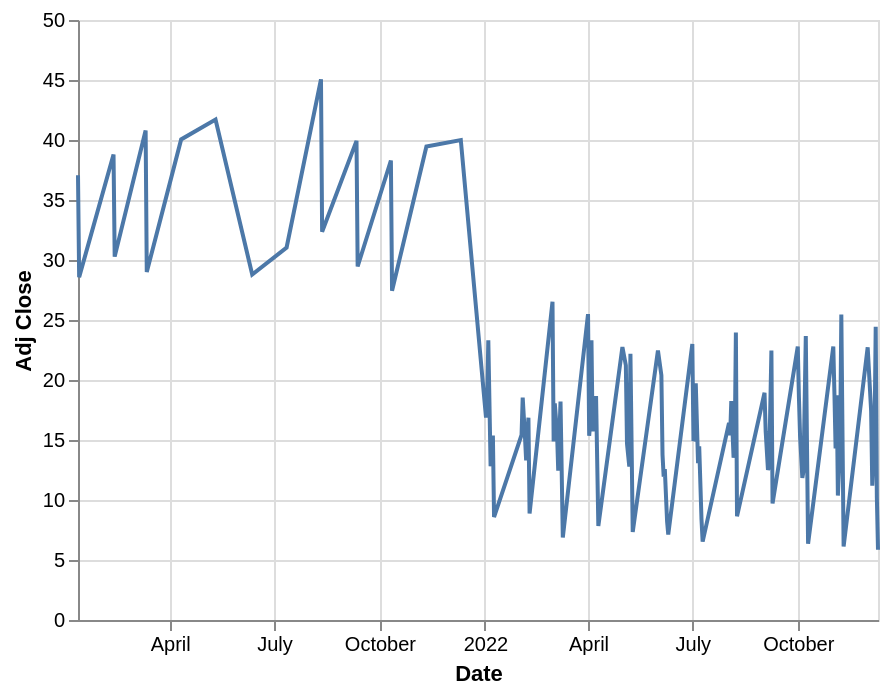

Write a Vega-Lite specification for this figure.
### Vega-Lite specification from a JSON file in a GitHub repository (floating-point values rounded to 4 significant figures; data arrays with more than 128 entries replaced by an {"elided": "..."} marker saying what was removed)
{"$schema": "https://vega.github.io/schema/vega-lite/v5.json", "description": "A simple bar chart with embedded data.", "width": 400, "data": {"values": {"elided": "252 records"}}, "color": "#3662f1", "mark": "line", "encoding": {"x": {"field": "Date", "type": "temporal", "axis": {"labelAngle": 0}}, "y": {"field": "Adj Close", "type": "quantitative"}}, "config": {}}
